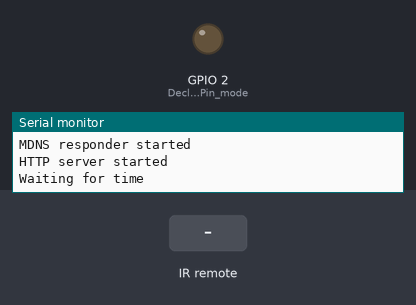
The sketch below on a simulated ESP8266 (NodeMCU). Parts: output pins drawn as LEDs (lit = HIGH), the last lines printed to the serial monitor. The inputs (shaded band) are chosen by the test bench. WiFi joins after 1.5 s; servers stay silent unless stated; the local clock reads 2024-03-15 10:24:30 at power-on unless the sketch sets it.

Above: at 2.7 s.
2.8 s: infrared code 0x1 received
At 3.4 s:
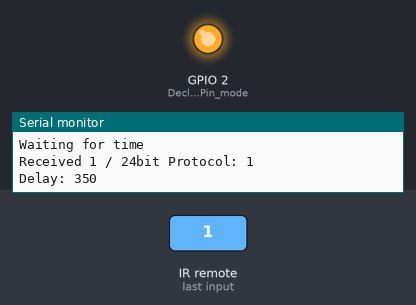
8.0 s: infrared code 0x2 received
At 8.6 s:
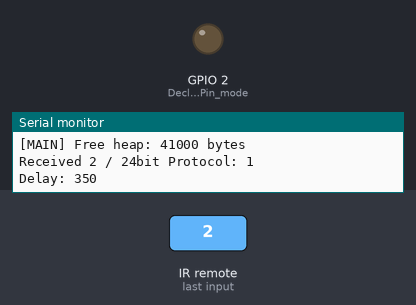
9.5 s: infrared code 0x3 received
At 10.9 s:
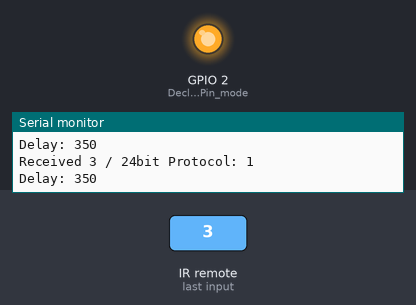
Timing chart, 0 to 12.0 s (numbered marks = the images above; inputs shaded):
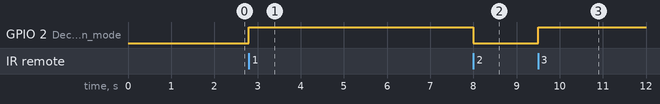

The sketch:

NodeMCU_HueLightExtender.h.ino
```cpp
//#include <Arduino.h>
#include <ESP8266WiFi.h>
#include "fauxmoESP.h"
#include <time.h>

//Wifi Manager
#include <DNSServer.h>
#include <WiFiManager.h>         //https://github.com/tzapu/WiFiManager

//http server
#include <ESP8266WebServer.h>
#include <ESP8266mDNS.h>

//RC switch
#include <RCSwitch.h>


#define SERIAL_BAUDRATE                 115200
#define LED                             2
#define DEBUG_FAUXMO_VERBOSE 1
#define DEBUG_FAUXMO 1
#define STR_BUFFER_SIZE 4096

fauxmoESP fauxmo;
RCSwitch mySwitch = RCSwitch();
int doSwitch = 1;
char buffer[STR_BUFFER_SIZE];
ESP8266WebServer server(80);
int timezone = 1;
int dst = 0;

// -----------------------------------------------------------------------------
// Wifi
// -----------------------------------------------------------------------------
void wifiSetup() {

  //WiFiManager
  //Local intialization. Once its business is done, there is no need to keep it around
  WiFiManager wifiManager;
  //reset saved settings
  //wifiManager.resetSettings();

  //set custom ip for portal
  //wifiManager.setAPConfig(IPAddress(10,0,1,1), IPAddress(10,0,1,1), IPAddress(255,255,255,0));

  //set static IP
  wifiManager.setSTAStaticIPConfig(IPAddress(192, 168, 1, 130), IPAddress(192, 168, 1, 1), IPAddress(255, 255, 255, 0));

  //fetches ssid and pass from eeprom and tries to connect
  //if it does not connect it starts an access point with the specified name
  //here  "AutoConnectAP"
  //and goes into a blocking loop awaiting configuration
  wifiManager.autoConnect("433Mhz Hue Gateway");
  //or use this for auto generated name ESP + ChipID
  //wifiManager.autoConnect();


  //if you get here you have connected to the WiFi
  Serial.printf("[WIFI] connected to SSID: %s, IP address: %s\n", WiFi.SSID().c_str(), WiFi.localIP().toString().c_str());

}

void timeSetup()
{
  configTime(timezone * 3600, dst * 0, "pool.ntp.org", "time.nist.gov");
  Serial.println("\nWaiting for time");
  while (!time(nullptr)) {
    Serial.print(".");
    delay(1000);
  }
}

void http_handleRoot() {
  server.send(200, "text/plain", buffer);
}

void httpSetup()
{
  if (MDNS.begin("esp8266")) {
    Serial.println("MDNS responder started");
  }
  server.on("/", http_handleRoot);
  server.begin();
  Serial.println("HTTP server started");
}

void rcSwitchSetup()
{
  mySwitch.enableReceive(5);  // D1
  mySwitch.enableTransmit(4); //D2
  mySwitch.setRepeatTransmit(10); //10 retries, should be default though
  mySwitch.setPulseLength(327); //Measured with used remote
  pinMode(2, OUTPUT); //Declare Pin mode
  digitalWrite(2, LOW);    //Turn the LED off
}

void toggleLED()
{
  if (doSwitch > 0)
  {
    digitalWrite(2, HIGH);   //Turn the LED on
  }
  else
  {
    digitalWrite(2, LOW);    //Turn the LED off
  }
  doSwitch *= -1;
  delay(500);
}

void processRCSwitch()
{
  if (mySwitch.available()) {

    int value = mySwitch.getReceivedValue();
    toggleLED();

    if (value == 0) {
      Serial.print("Unknown encoding");
    } else {
      Serial.print("Received ");
      Serial.print( mySwitch.getReceivedValue() );
      Serial.print(" / ");
      Serial.print( mySwitch.getReceivedBitlength() );
      Serial.print("bit ");
      Serial.print("Protocol: ");
      Serial.println( mySwitch.getReceivedProtocol() );
      Serial.print("Delay: ");
      Serial.println( mySwitch.getReceivedDelay() );

      char tmp[256];
      time_t now = time(nullptr);
      char *t = ctime(&now);
      if (t[strlen(t) - 1] == '\n') t[strlen(t) - 1] = '\0';

      sprintf(tmp, "[%s][RC] Received Val:%i, Proto:%i, Delay:%i\n", t, mySwitch.getReceivedValue(), mySwitch.getReceivedProtocol(), mySwitch.getReceivedDelay());
      strcat(buffer, tmp);
      if (strlen(buffer) > STR_BUFFER_SIZE - 512)
        strcpy(buffer, "");
    }

    mySwitch.resetAvailable();
  }
}


void setup() {

  // Init serial port and clean garbage
  Serial.begin(SERIAL_BAUDRATE);
  Serial.println();

  // Wifi
  wifiSetup();

  // HTTP
  httpSetup();

  // RCSwitch
  rcSwitchSetup();

  // Time
  timeSetup();

  // initialize digital pin LED_BUILTIN as an output.
  pinMode(LED_BUILTIN, OUTPUT);

  // You have to call enable(true) once you have a WiFi connection
  // You can enable or disable the library at any moment
  // Disabling it will prevent the devices from being discovered and switched
  fauxmo.enable(true);
  fauxmo.enable(false);
  fauxmo.enable(true);

  // You can use different ways to invoke alexa to modify the devices state:
  // "Alexa, turn light one on" ("light one" is the name of the first device below)
  // "Alexa, turn on light one"
  // "Alexa, set light one to fifty" (50 means 50% of brightness)

  // Add virtual devices
  fauxmo.addDevice("Steckdose 1"); //IT - Silver
  fauxmo.addDevice("Steckdose 2"); //IT - Silver
  fauxmo.addDevice("Steckdose 3"); //IT - Silver
  fauxmo.addDevice("Steckdose 4"); //Heitech - Weiss
  fauxmo.addDevice("Steckdose 5"); //Heitech - Weiss
  fauxmo.addDevice("Steckdose 6"); //Heitech - Weiss
  fauxmo.addDevice("Steckdose 7"); //Heitech - Weiss

  // fauxmoESP 2.0.0 has changed the callback signature to add the device_id,
  // this way it's easier to match devices to action without having to compare strings.
  fauxmo.onSetState([](unsigned char device_id, const char * device_name, bool state, unsigned char value) {


    time_t now = time(nullptr);
    char *t = ctime(&now);
    if (t[strlen(t) - 1] == '\n') t[strlen(t) - 1] = '\0';

    char tmp[256];


    sprintf(tmp, "[%s][Hue] Device #%d (%s) state: %s value: %d\n", t, device_id+1, device_name, state ? "ON" : "OFF", value);
    Serial.printf("[%s][Hue] Device #%d (%s) state: %s value: %d\n", t, device_id+1, device_name, state ? "ON" : "OFF", value);
    Serial.printf("Goint to add %i characters (used %i)\n", strlen(tmp), strlen(buffer));
    strcat(buffer, tmp);

    if (strlen(buffer) > STR_BUFFER_SIZE - 512)
      strcpy(buffer, "");

    if (state) //true == ON, false == OFF
    {
      switch (device_id)
      {
        case 0: mySwitch.switchOn('a', 1, 1); break; //IT 1
        case 1: mySwitch.switchOn('a', 1, 2); break; //IT 2
        case 2: mySwitch.switchOn('a', 1, 3); break; //IT 3
        case 3: mySwitch.send(1361, 24); break; //Heitech 4
        case 4: mySwitch.send(4433, 24); break; //Heitech 5
        case 5: mySwitch.send(5201, 24); break; //Heitech 6
        case 6: mySwitch.send(5393, 24); break; //Heitech 7
      }
    }
    else
    {
      switch (device_id)
      {
        case 0: mySwitch.switchOff('a', 1, 1); break; //IT 1
        case 1: mySwitch.switchOff('a', 1, 2); break; //IT 2
        case 2: mySwitch.switchOff('a', 1, 3); break; //IT 3
        case 3: mySwitch.send(1364, 24); break; //Heitech 4
        case 4: mySwitch.send(4436, 24); break; //Heitech 5
        case 5: mySwitch.send(5204, 24); break; //Heitech 6
        case 6: mySwitch.send(5396, 24); break; //Heitech 7
      }
    }


    //yield();
  });

}

void loop() {

  // Since fauxmoESP 2.0 the library uses the "compatibility" mode by
  // default, this means that it uses WiFiUdp class instead of AsyncUDP.
  // The later requires the Arduino Core for ESP8266 staging version
  // whilst the former works fine with current stable 2.3.0 version.
  // But, since it's not "async" anymore we have to manually poll for UDP
  // packets
  fauxmo.handle();

  server.handleClient();

  processRCSwitch();


  static unsigned long last = millis();
  if (millis() - last > 5000) {
    last = millis();
    Serial.printf("[MAIN] Free heap: %d bytes\n", ESP.getFreeHeap());

  }

  //delay(50);
}
```

Measured:
- after the input at 2.8 s, GPIO 2 (Declare_Pin_mode): LOW → HIGH at once
- after the input at 8.0 s, GPIO 2 (Declare_Pin_mode): HIGH → LOW at once
- after the input at 9.5 s, GPIO 2 (Declare_Pin_mode): LOW → HIGH at once
